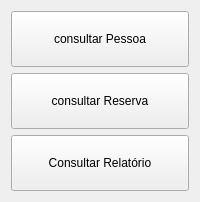
                  <widget class="QWidget" name="busca">
                   <layout class="QVBoxLayout" name="verticalLayout_9">
                    <item>
                     <widget class="QPushButton" name="pushButton_4">
                      <property name="minimumSize">
                       <size>
                        <width>119</width>
                        <height>56</height>
                       </size>
                      </property>
                      <property name="cursor">
                       <cursorShape>PointingHandCursor</cursorShape>
                      </property>
                      <property name="text">
                       <string>consultar Pessoa</string>
                      </property>
                      <property name="autoExclusive">
                       <bool>true</bool>
                      </property>
                     </widget>
                    </item>
                    <item>
                     <widget class="QPushButton" name="pushButton_2">
                      <property name="minimumSize">
                       <size>
                        <width>119</width>
                        <height>56</height>
                       </size>
                      </property>
                      <property name="cursor">
                       <cursorShape>PointingHandCursor</cursorShape>
                      </property>
                      <property name="text">
                       <string>consultar Reserva</string>
                      </property>
                     </widget>
                    </item>
                    <item>
                     <widget class="QPushButton" name="pushButton">
                      <property name="minimumSize">
                       <size>
                        <width>119</width>
                        <height>56</height>
                       </size>
                      </property>
                      <property name="cursor">
                       <cursorShape>PointingHandCursor</cursorShape>
                      </property>
                      <property name="text">
                       <string>Consultar Relatório</string>
                      </property>
                      <property name="autoExclusive">
                       <bool>true</bool>
                      </property>
                     </widget>
                    </item>
                   </layout>
                  </widget>
